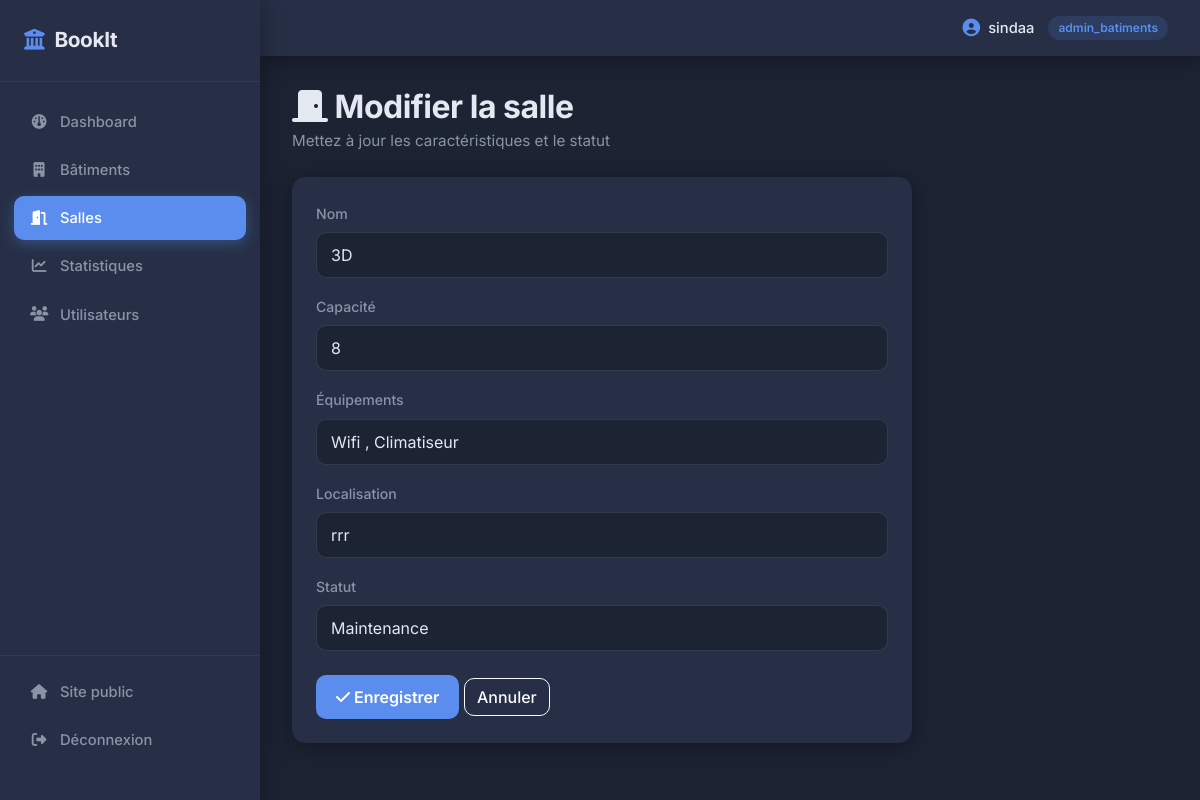
The page /public/index.php?controller=salle&action=edit&id=2 (signed in) on the database its author committed.
### tables this page shows
CREATE TABLE `salles` (
  `id` int(11) NOT NULL,
  `etage_id` int(11) NOT NULL,
  `nom` varchar(100) NOT NULL,
  `capacite` int(11) NOT NULL,
  `equipements` varchar(255) DEFAULT NULL,
  `localisation` varchar(150) DEFAULT NULL,
  `statut` enum('disponible','maintenance','indisponible') DEFAULT 'disponible'
);

### app/controllers/SalleController.php (called while the page is built, shortened)
<?php
require_once __DIR__ . '/../models/Salle.php';
class SalleController
{
    private Salle $salleModel;
    public function __construct()
    {
        $this->salleModel = new Salle();
    }
    public function edit(): void
    {
        $id = (int)($_GET['id'] ?? 0);
        $salle = $this->salleModel->getById($id);
        require __DIR__ . '/../views/backend/salles/edit.php';
    }
}

### public/index.php (called while the page is built, shortened)
<?php
$action = $_GET['action'] ?? 'index';
$controller = new $controllerClass();
$controller->$action();

### app/models/Model.php (called while the page is built, shortened)
<?php
require_once __DIR__ . '/../../config/db.php';
abstract class Model
{
    public function __construct()
    {
        $db = new Database();
        $this->pdo = $db->connect();
    }
}

### config/db.php (called while the page is built)
<?php
class Database
{
    private string $host = 'localhost';
    private string $dbname = 'reservation_salles';
    private string $username = 'root';
    private string $password = '';
    private ?PDO $connection = null;
    public function connect(): PDO
    {
        if ($this->connection === null) {
            try {
                $dsn = "mysql:host={$this->host};dbname={$this->dbname};charset=utf8mb4";
                $this->connection = new PDO($dsn, $this->username, $this->password);
                $this->connection->setAttribute(PDO::ATTR_ERRMODE, PDO::ERRMODE_EXCEPTION);
                $this->connection->setAttribute(PDO::ATTR_DEFAULT_FETCH_MODE, PDO::FETCH_ASSOC);
            } catch (PDOException $e) {
                die("Erreur de connexion à la base de données : " . $e->getMessage());
            }
        }
        return $this->connection;
    }
}

### app/models/Salle.php (called while the page is built, shortened)
<?php
require_once __DIR__ . '/Model.php';
class Salle extends Model
{
    public function getById(int $id): array|false
    {
        $stmt = $this->pdo->prepare("SELECT * FROM salles WHERE id = :id");
        $stmt->execute(['id' => $id]);
        return $stmt->fetch();
    }
}

### app/views/backend/salles/edit.php (the view, shortened to what this page needs)
<?php require __DIR__ . '/../layout_header.php'; ?>
<div class="mb-4">
    <h2 class="page-title"><i class="fa-solid fa-door-closed"></i> Modifier la salle</h2>
    <p class="page-subtitle">Mettez à jour les caractéristiques et le statut</p>
</div>
<div class="card" style="max-width: 620px;">
    <div class="card-body p-4">
        <form id="formSalleEdit" action="index.php?controller=salle&action=processEdit" method="POST" novalidate>
            <div class="mb-3">
                <label class="form-label">Nom</label>
                <input type="text" name="nom" id="nomInput" class="form-control" value="<?= htmlspecialchars($salle['nom']) ?>">
            </div>
            <div class="mb-3">
                <label class="form-label">Capacité</label>
                <input type="number" name="capacite" id="capaciteInput" class="form-control" value="<?= (int)$salle['capacite'] ?>">
            </div>
            <div class="mb-3">
                <label class="form-label">Équipements</label>
                <input type="text" name="equipements" class="form-control" value="<?= htmlspecialchars($salle['equipements']) ?>">
            </div>
            <div class="mb-3">
                <label class="form-label">Localisation</label>
                <input type="text" name="localisation" class="form-control" value="<?= htmlspecialchars($salle['localisation']) ?>">
            </div>
            <div class="mb-4">
                <label class="form-label">Statut</label>
                <select name="statut" class="form-select">
                    <option value="maintenance" <?= $salle['statut'] === 'maintenance' ? 'selected' : '' ?>>Maintenance</option>
                </select>
            </div>
            <button type="submit" class="btn btn-primary"><i class="fa-solid fa-check"></i> Enregistrer</button>
            <a href="index.php?controller=salle&action=index" class="btn btn-outline-light">Annuler</a>
        </form>
    </div>
</div>
<?php require __DIR__ . '/../layout_footer.php'; ?>

### public/css/backend.css (style rules this page uses)
:root { --slate: #1c2333; --slate-light: #262f45; --slate-lighter: #313c56; --accent: #5b8def; --accent-soft: #3d5a99; --text: #e4e8f1; --muted: #8b93a7; --radius: 14px; --shadow: 0 4px 24px rgba(0, 0, 0, 0.35); }
* { box-sizing: border-box; }
body { font-family: 'Inter', sans-serif; background: var(--slate); color: var(--text); min-height: 100vh; }
.page-title { font-weight: 700; letter-spacing: -0.5px; color: var(--text); margin-bottom: 4px; }
.page-subtitle { color: var(--muted); font-size: 0.95rem; }
.card { background: var(--slate-light); border: none; border-radius: var(--radius); box-shadow: var(--shadow); color: var(--text); }
.form-label { font-weight: 500; color: var(--muted); font-size: 0.88rem; }
.form-control, .form-select { background: var(--slate); border: 1.5px solid rgba(255, 255, 255, 0.1); color: var(--text); border-radius: 10px; padding: 10px 14px; }
.form-control::placeholder { color: #5b6478; }
.btn-primary { background: var(--accent); border: none; border-radius: 10px; padding: 10px 20px; font-weight: 600; transition: background 0.2s ease, transform 0.15s ease; }
.btn-outline-light { border-radius: 10px; font-weight: 500; }
a { color: var(--accent); text-decoration: none; font-weight: 500; }

### rows shown on the page
salles: nom "3D", capacite "8", equipements "Wifi , Climatiseur", localisation "rrr", statut "Maintenance"

### other values the page prints
$_SESSION['user_nom'] "sindaa"
$_SESSION['user_role'] "admin_batiments"
